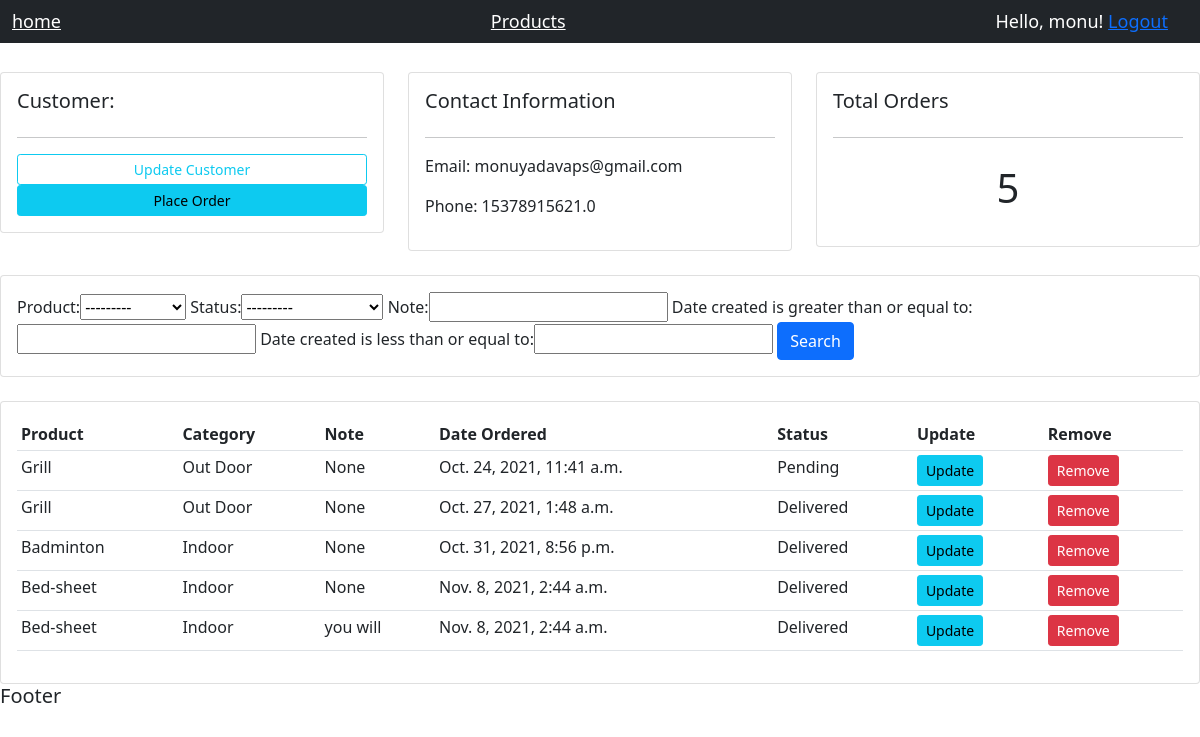
The page /customer/3/ (signed in) on the database its author committed.
### accounts/models.py (models this page shows, shortened)
class Customer(models.Model):
    user =models.OneToOneField(User,null=True, on_delete=models.CASCADE)
    name = models.CharField(max_length=300, null=True)
    email = models.EmailField(null=True, blank=True)
    phone = models.FloatField(null=True, blank=True)
    date_created = models.DateTimeField(auto_now_add=True)

class Order(models.Model):
    STATUS = (
        ('Pending', 'Pending'),
        ('Out for Delivery', 'Out for Delivery'),
        ('Delivered', 'Delivered'),
        )
    customer = models.ForeignKey(Customer, null=True, on_delete=models.SET_NULL)
    product = models.ForeignKey(Product, null=True, on_delete=models.SET_NULL)
    date_created = models.DateTimeField(auto_now_add=True)
    status = models.CharField(max_length=200, null=True , choices=STATUS)
    note = models.CharField(max_length=200, null=True)

class Product(models.Model):
    CATEGORY =(
                ('Indoor', 'Indoor'),
                ('Out Door', 'Outdoor'),
                )
    name = models.CharField(max_length=200, null=True)
    price = models.FloatField(null=True)
    category = models.CharField(max_length=200, null=True,  choices=CATEGORY)
    description = models.CharField(max_length=200, null=True, blank=True)
    date_created = models.DateTimeField(auto_now_add=True)
    tags = models.ManyToManyField(Tag)
    def __str__(self):
        return self.name

### accounts/decorators.py (the view)
        def wrapper_func(request, *args, **kwargs):
            group=None
            if request.user.groups.exists():
                group  =request.user.groups.all()[0].name
            if group in allowed_roles:
                return view_func(request, *args,**kwargs)
            else:
                return HttpResponse('You are not auth')

### accounts/views.py (called while the page is built)
@login_required(login_url='login')
@allowed_users(allowed_roles=['admin'])
def customers(request, pk_test):
    customer = Customer.objects.get(id=pk_test)
    orders = customer.order_set.all()
    orders_count = orders.count()
    myFilter = OrderFilter(request.GET, queryset=orders)
    orders = myFilter.qs
    context = {'customer': customer, 'orders': orders,
               'orders_count': orders_count, 'myFilter': myFilter}
    return render(request, 'accounts/customers.html', context)

### accounts/templates/accounts/customers.html
{% extends 'accounts/base.html' %}
{% block content %}
    	<br>
<div class="row">
	<div class="col-md">
		<div class="card card-body">
			<h5>Customer:</h5>
			<hr>
			<a class="btn btn-outline-info  btn-sm btn-block" href="">Update Customer</a>
			<a class="btn btn-info  btn-sm btn-block" href="{% url 'create_order' customer.id %}">Place Order </a>
		</div>
	</div>
	<div class="col-md">
		<div class="card card-body">
			<h5>Contact Information</h5>
			<hr>
			<p>Email: {{customer.email}} </p>
			<p>Phone: {{customer.phone}} </p>
		</div>
	</div>
	<div class="col-md">
		<div class="card card-body">
			<h5>Total Orders</h5>
			<hr>
			<h1 style="text-align: center;padding: 10px">{{orders_count}}</h1>
		</div>
	</div>
</div>
<br>
<div class="row">
	<div class="col">
		<div class="card card-body">
			<form method="get">
				{{ myFilter.form}}
		    <button class="btn btn-primary" type="submit">Search</button>
		  </form>
		</div>
	</div>
</div>
<br>
<div class="row">
	<div class="col-md">
		<div class="card card-body">
			<table class="table table-sm">
				<tr>
					<th>Product</th>
					<th>Category</th>
					<th>Note</th>
					<th>Date Ordered</th>
					<th>Status</th>
					<th>Update</th>
					<th>Remove</th>
				</tr>
				{% for i in orders %}
					<tr>
						<td> {{i.product}}</td>
						<td> {{i.product.category}}</td>
						<td> {{i.note}}</td>
						<td> {{i.date_created}}</td>
						<td> {{i.status}}</td>
						<td> <a class="btn btn-sm btn-info" href="{% url 'update_order' i.id %}">Update</a> </td>
						<td> <a class="btn btn-sm btn-danger" href="{% url 'delete_order' i.id %}">Remove</a> </td>
					</tr>
				{% endfor%}
			</table>
		</div>
	</div>
</div>
{% endblock content %}

### accounts/templates/accounts/navbar.html (shortened to what this page needs)
{% load static%}
<nav class="navbar navbar-light bg-dark fixed-top">
  <div class="container-fluid">
  {% if request.user.is_staff %}
    <a id="hello-msg" href="{% url 'home' %}">home</a>
    <a id="hello-msg" href="{% url 'products' %}">Products</a>
  {% endif %}
  <span id="hello-msg">Hello, {{request.user}}!  <a href="{% url 'logout' %}">Logout</a></span>
  </div>
  </nav>

### accounts/templates/accounts/navbar.html (style rules this page uses)
#hello-msg { font-size: 18px; color: #fff; margin-right: 20px; }

### rows shown on the page
Customer: email "monuyadavaps@gmail.com", phone "15378915621.0"
Order: product "Grill", product.category "Out Door", note "None", date_created "Oct. 24, 2021, 11:41 a.m.", status "Pending"
Order: product "Grill", product.category "Out Door", note "None", date_created "Oct. 27, 2021, 1:48 a.m.", status "Delivered"
Order: product "Badminton", product.category "Indoor", note "None", date_created "Oct. 31, 2021, 8:56 p.m.", status "Delivered"
Order: product "Bed-sheet", product.category "Indoor", note "None", date_created "Nov. 8, 2021, 2:44 a.m.", status "Delivered"
Order: product "Bed-sheet", product.category "Indoor", note "you will", date_created "Nov. 8, 2021, 2:44 a.m.", status "Delivered"

### other values the page prints
{{ request.user }} "monu"
{{ orders_count }} "5"
